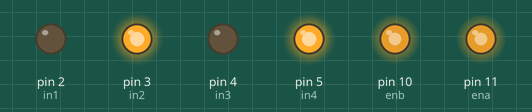
This sketch was run on a simulated Arduino Uno, built with avr-gcc and run on an emulated ATmega328P. Shown: output pins drawn as LEDs (lit = HIGH).

Above: at 0.1 s.
Timing chart, 0 to 1.6 s (numbered marks = the images above):
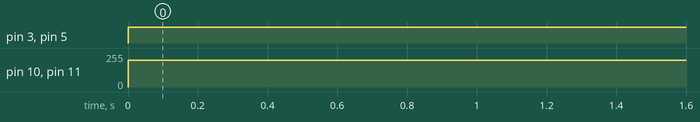

The sketch:

MOVEMENT_ACTIONS.ino
```cpp
int in1 = 2;
int in2 = 3;
int in3 = 4;
int in4 = 5;
int ena = 11;
int enb = 10;
void setup() {

  Serial.begin(9600);
  pinMode(in1 , OUTPUT);
  pinMode(in2 , OUTPUT);
  pinMode(in3 , OUTPUT);
  pinMode(in4 , OUTPUT);
  pinMode(ena, OUTPUT);
  pinMode(enb, OUTPUT);

}


void loop() {

back();

}

void right() {
  digitalWrite(in1, HIGH);
  digitalWrite(in2, LOW);
  digitalWrite(in3, LOW);
  digitalWrite(in4, HIGH);
  analogWrite(ena, 150);
  analogWrite(enb, 150);
}
void forward() {
  digitalWrite(in1, HIGH);
  digitalWrite(in2, LOW);
  digitalWrite(in3, HIGH);
  digitalWrite(in4, LOW);
  analogWrite(ena, 200);
  analogWrite(enb, 200);
}
void forward1() {
  digitalWrite(in1, HIGH);
  digitalWrite(in2, LOW);
  digitalWrite(in3, HIGH);
  digitalWrite(in4, LOW);
  analogWrite(ena, 150);
  analogWrite(enb, 150);
}
void back() {
  digitalWrite(in1, LOW);
  digitalWrite(in2, HIGH);
  digitalWrite(in3, LOW);
  digitalWrite(in4, HIGH);
  analogWrite(ena, 200);
  analogWrite(enb, 200);
  }
void left() {
  digitalWrite(in1, LOW);
  digitalWrite(in2, HIGH);
  digitalWrite(in3, HIGH);
  digitalWrite(in4, LOW);
  analogWrite(ena, 150);
  analogWrite(enb, 150);
}

void pause() {
  digitalWrite(in1, LOW);
  digitalWrite(in2, LOW);
  digitalWrite(in3, LOW);
  digitalWrite(in4, LOW);
  analogWrite(ena, 0);
  analogWrite(enb, 0);
  }

/*void forward_fast() {
  digitalWrite(in1, LOW);
  digitalWrite(in2, HIGH);
  digitalWrite(in3, LOW);
  digitalWrite(in4, HIGH);
  analogWrite(ena, 110);
  analogWrite(enb, 110);
  }*/
```

Measured:
- by itself, pin 3 (in2), pin 5 (in4): LOW → HIGH at 0.00 s
- by itself, pin 10 (enb), pin 11 (ena): 0/255 → 200/255 at 0.00 s
